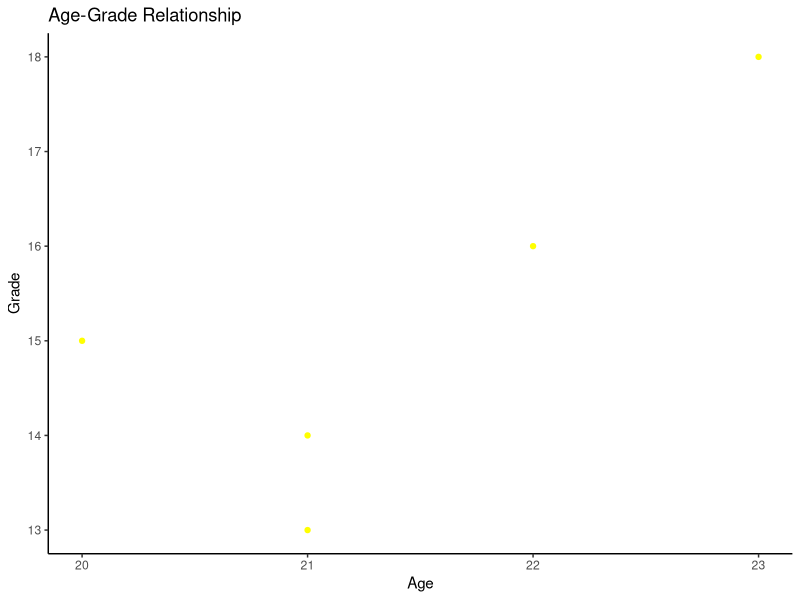
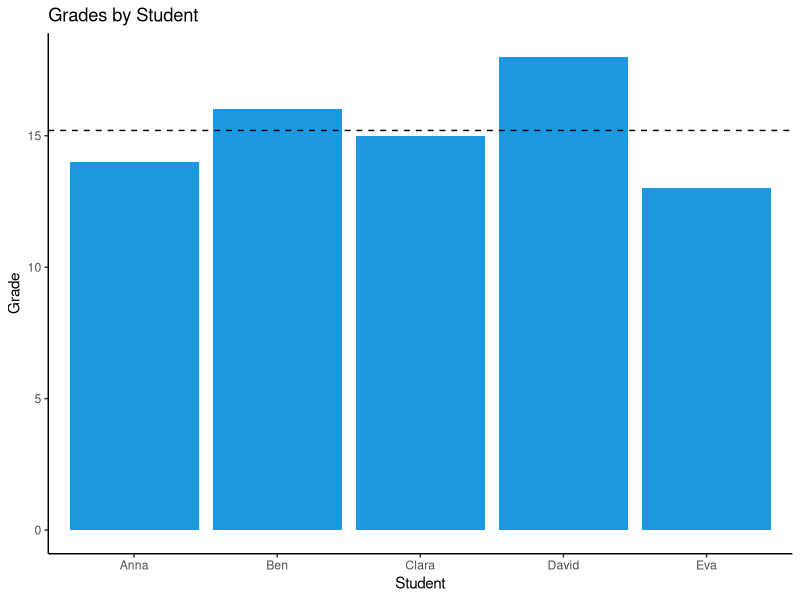
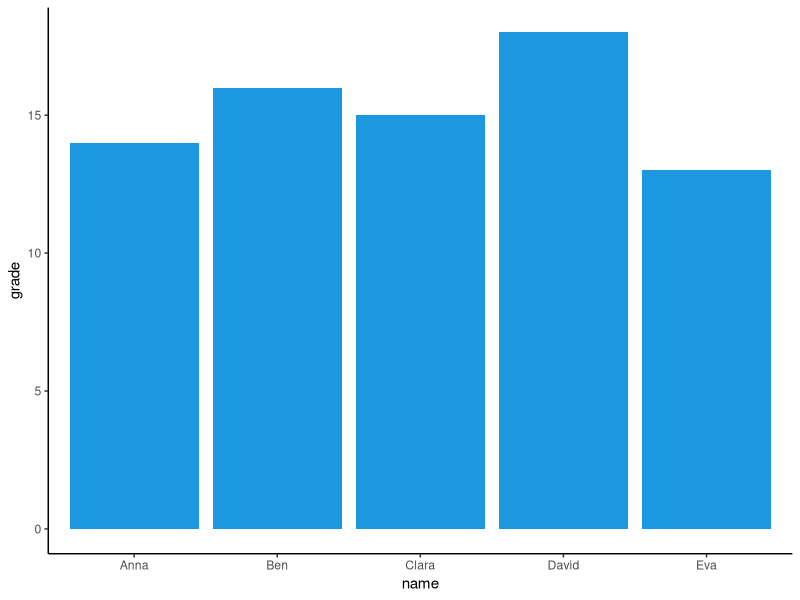

Reproduce these figures in R, in order.
# Exercise 5 - Basic Data Visualization with ggplot2
# 
# Load the ggplot2 package.
# Using the students data frame:
#   - Create a scatter plot of age (x-axis) vs grade (y-axis).
#   - Add appropriate axis labels and a title.
#   - Change the color of the points.
# 
# Create a bar plot showing the grade of each student.
# Add a horizontal line representing the average grade.
# 
# Bonus: Change the theme of the plot.
# 
# Save one of the plots as a PNG file.

#Load package
library(ggplot2)

df <- data.frame(
  name = c("Anna", "Ben", "Clara", "David", "Eva"),
  age = c(21, 22, 20, 23, 21),
  grade = c(14, 16, 15, 18, 13)
)

# Create scatter plot
ggplot(df, aes(x = age, y = grade)) +
  geom_point(color = "yellow") +
  labs(
    title = "Age-Grade Relationship",
    x = "Age",
    y = "Grade"
  ) + theme_classic()

#Bar plot
mean_grade <- mean(df$grade)
ggplot(df, aes(x = name, y = grade)) +
  geom_bar(stat = "identity", fill = "#1b98e0") +
  geom_hline(yintercept = mean_grade, linetype = "dashed") +
  labs(
    title = "Grades by Student",
    x = "Student",
    y = "Grade"
  ) + theme_classic()


# Save file
p <- ggplot(df, aes(x = name, y = grade)) +
  geom_bar(stat = "identity", fill = "#1b98e0") +
  theme_classic()

ggsave("barplot.png", plot = p, width = 6, height = 4)
